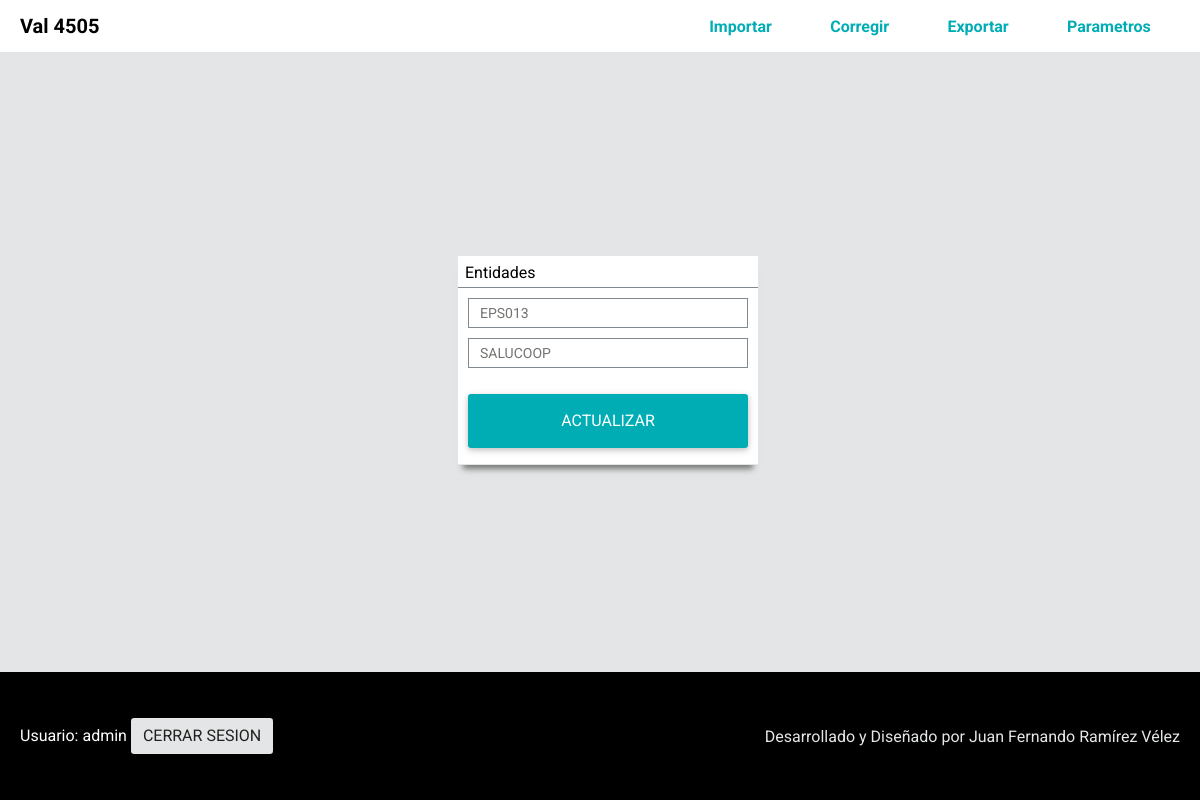
Page /dist/inicio.php?menu=4&CodEPS=EPS013 (signed in) on the earlier database version.
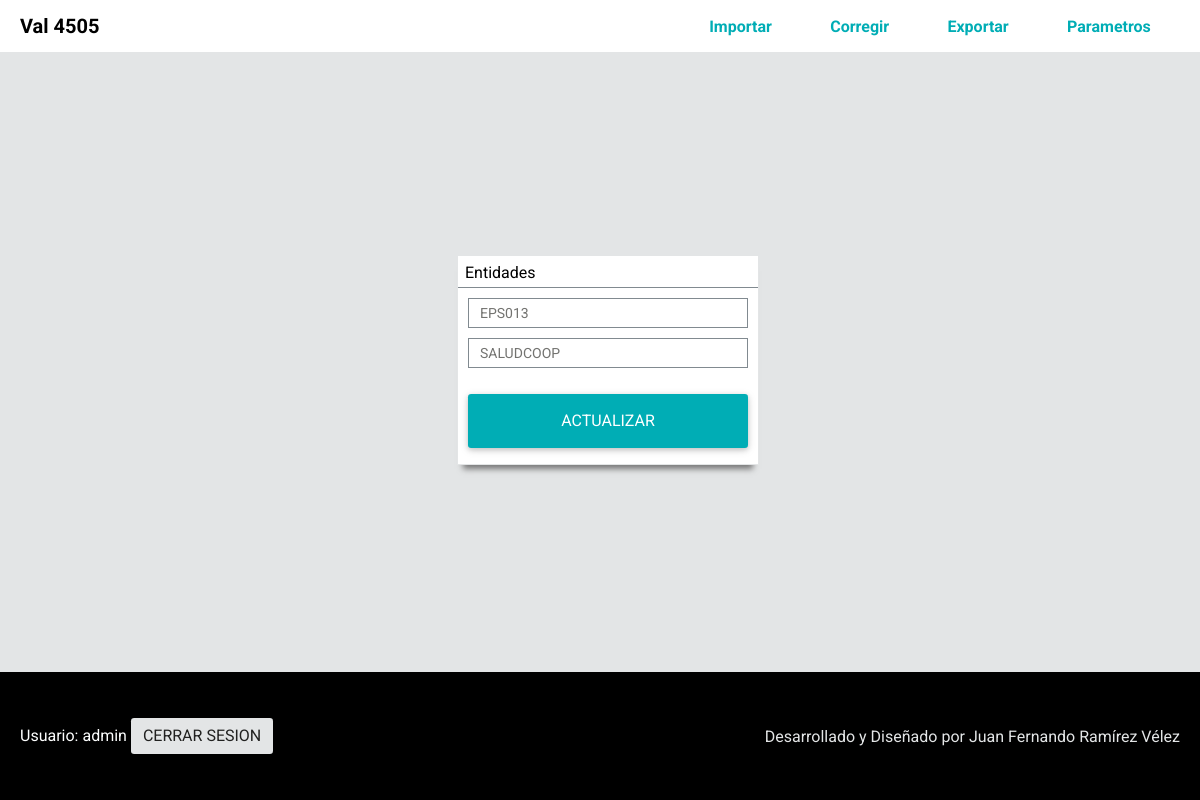
Same page on the later database version.
### tables this page shows
CREATE TABLE `entidades` (
  `ENTIDAD_ID` int(11) NOT NULL AUTO_INCREMENT,
  `ENTIDAD_COD` varchar(45) DEFAULT NULL,
  `ENTIDAD_NAME` varchar(45) DEFAULT NULL,
  PRIMARY KEY (`ENTIDAD_ID`),
  UNIQUE KEY `ENTIDAD_ID_UNIQUE` (`ENTIDAD_ID`)
);

### dist/clases/class.ConnectionMySQL.php (called while the page is built)
<?php
abstract class ConnectionMySQL {
	private static $db_host = 'localhost';
	private static $db_user = 'root';
	private static $db_pass = '1234321234Juan';
	protected $db_name = 'val4505';
	public function __construct(){
		$dns = "mysql:host=" . self::$db_host . ";dbname=" . $this->db_name;
		$options = array( PDO::MYSQL_ATTR_LOCAL_INFILE => 1,PDO::ATTR_ERRMODE => PDO::ERRMODE_EXCEPTION,PDO::MYSQL_ATTR_INIT_COMMAND => 'SET NAMES utf8');
	try {
		$this->conn = new PDO($dns, self::$db_user, self::$db_pass, $options);
	} catch(PDOException $e){
            $this->error = $e->getMessage();
        }
	}
}
?>

### dist/clases/class.Menu.php (called while the page is built, shortened)
<?php
require_once ("class.ConnectionMySQL.php");
class Menu extends ConnectionMySQL {
	public function getMenu ($id_menu) {
		$this->query = $this->conn->prepare('SELECT MENU_ID, MENU_NAME, MENU_HTML FROM menu WHERE MENU_ID ='.$id_menu);
		$this->query->execute();
		return $this->query->fetchAll(PDO::FETCH_BOTH);
	}
}
?>

### dist/clases/class.Entidad.php (called while the page is built, shortened)
<?php
require_once ("class.ConnectionMySQL.php");
class Entidad extends ConnectionMySQL {
	public function getEntidadId ($idEntidad) {
		$this->query = $this->conn->prepare("SELECT ENTIDAD_ID, ENTIDAD_COD, ENTIDAD_NAME FROM entidades WHERE ENTIDAD_COD = '$idEntidad' ");
		$this->query->execute();
		return $this->query->fetchAll(PDO::FETCH_BOTH);
	}
}
?>

### dist/clases/class.Session.php (called while the page is built, shortened)
<?php
class sesion {
  public function get($nombre) {
     if (isset ( $_SESSION [$nombre] )) {
        return $_SESSION [$nombre];
     } else {
         return false;
     }
  }
}
?>

### dist/page.EditarEntidad.php (the view, shortened to what this page needs)
<div class="row-container">
	<div class="param-box">
		<div class="param-title">
			Entidades
		</div>
		<div class="param-content">
			<form action="modulos/module.ActualizarEntidad.php" class="form" method="POST">
				<input type="text" name="ent-cod" placeholder="Código" value="<?php echo $Ent[$i]["ENTIDAD_COD"];?>">
				<input type="text" name="ent-nombre" placeholder="Nombre Entidad" value="<?php echo $Ent[$i]["ENTIDAD_NAME"];?>">
				<input type="submit" class="btn btn-primary btn-large ent-submit" name="grabar-entidad" value="Actualizar" />
			</form>
		</div>
	</div>
</div>

### dist/inicio.php (shortened to what this page needs)
<?php
    require_once("clases/class.Session.php");
    $sesion = new sesion();
    require_once ("clases/class.Menu.php");
    $menu = new Menu();
    if (isset($_GET['menu'])){
        $id = $menu->getMenu($_GET['menu']);
    }
    require_once ("clases/class.Entidad.php");
    $entidad = new Entidad();
    if (isset($_GET['CodEPS'])){
        $Ent = $entidad->getEntidadId($_GET['CodEPS']);
    }
?>
<!doctype html>
<html lang="es">
    <head>
        <link rel="stylesheet" href="./css/style.css">
        <link rel="stylesheet" href="https://cdnjs.cloudflare.com/ajax/libs/font-awesome/4.4.0/css/font-awesome.css">
    </head>
    <body class="flex-body">
	<header>
            <div class="logo"><a href="inicio.php">Val 4505</a></div>
            <nav role="navigation">
                <ul class="menu">
                    <li><a href="?menu=6">Importar</a></li>
                    <li><a href="modulos/module.Dump.php">Corregir</a></li>
                    <li><a href="?menu=7">Exportar</a></li>
                    <li><a href="?menu=2">Parametros</a></li>
                </ul>
        </nav>
        </header>
        <div class="container">
                <?php
                    if (!empty($_GET["menu"]))
                    {
                        for ($i=0;$i<sizeof($id);$i++)
                        {
                        include ($id["$i"]["MENU_HTML"].".php");
                        }
                    }
                    else
                    {
                    }
                ?>
        </div>
        <footer>
            <div class="footer-usuario">
                Usuario:  <?php echo $sesion->get("usuario");?> <button class="btn btn-default" ><a href="modulos/module.CerrarSesion.php"> Cerrar Sesion </a></button>
            </div>
            <div class="footer-derechos">
                Desarrollado y Diseñado por Juan Fernando Ramírez Vélez
            </div>
        </footer>
    </body>
</html>

Differences in the rows shown:
changed entidades "EPS013": ent-nombre "SALUCOOP" → "SALUDCOOP"
